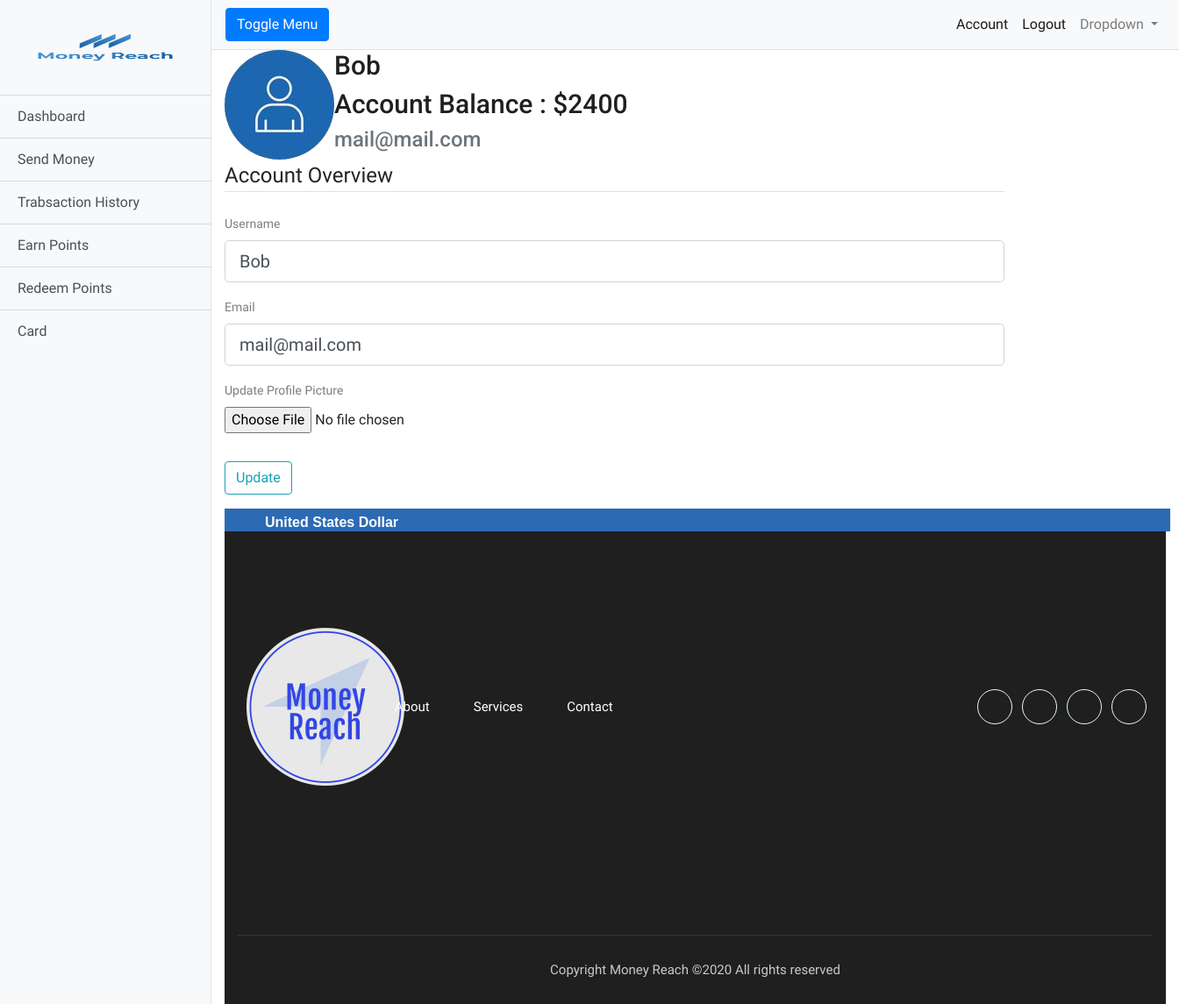
Page /account (signed in) on the committed database.
### flaskblog/models.py (models this page shows, shortened)
class User(db.Model, UserMixin):
    id = db.Column(db.Integer, primary_key=True,autoincrement=True)
    username = db.Column(db.String(20),unique=True, nullable=False)
    balance = db.Column(db.Integer,nullable=True,default=0)
    email = db.Column(db.String(120),unique=True, nullable=False)
    image_file = db.Column(db.String(20),nullable=False,default='default.jpg')
    password = db.Column(db.String(60),nullable=False)
    posts= db.relationship('Post', backref='author', lazy=True)

### flaskblog/users/routes.py (the view)
@users.route("/account", methods=['GET', 'POST'])
@login_required
def account():
    form = UpdateAccountForm()
    if form.validate_on_submit():
        if form.picture.data:
            picture_file = save_picture(form.picture.data)
            current_user.image_file = picture_file
        current_user.username = form.username.data
        current_user.email = form.email.data
        db.session.commit()
        flash('Your account has been updated!', 'success')
        return redirect(url_for('users.account'))
    elif request.method == 'GET':
        form.username.data = current_user.username
        form.email.data = current_user.email
    image_file = url_for('static', filename='profile_pic/' + current_user.image_file)
    return render_template('account.html', title='Account',
                           image_file=image_file, form=form)

### flaskblog/users/forms.py (shortened to what this page needs)
class UpdateAccountForm(FlaskForm):
    username = StringField('Username', validators=[DataRequired(), Length(min=2,max=20)])
    email = StringField('Email', validators=[DataRequired(), Email()])
    picture = FileField('Update Profile Picture', validators=[FileAllowed(['jpg','png'])])
    submit= SubmitField('Update')

### flaskblog/models.py (called while the page is built)
@login_manager.user_loader
def load_user(user_id):
    return User.query.get(int(user_id))

### flaskblog/templates/account.html (shortened to what this page needs)
{% extends "accountlayout.html" %}
{% block content %}
<div class="content-section">
    <div class="media">
      <img class="rounded-circle account-img" src="{{image_file}}">
      <div class="media-body">
        <h2 class="account-heading">{{current_user.username}}</h2>
        <h2 class="sub-header">Account Balance : ${{current_user.balance}}</h2>
        <h3 class="text-secondary">{{current_user.email}}</h3>
      </div>
    </div>
    <div class = "content-section">
        <form method= "POST" action="" enctype="multipart/form-data">
            <fieldset class = "form-group">
             <legend class="border-bottom mb-4">Account Overview</legend>
             <div class="form-group">
                 {{ form.username.label(class="form-control-label") }}
                 {% if form.username.errors %}
                         {{ form.username(class="form-control form-control-lg is-invalid") }}
                         <div class="invalid-feedback" >
                                 {% for error in form.username.errors %}
                                     <span>{{ error }}</span>
                                 {% endfor %}
                         </div>
                 {% else %}
                     {{ form.username(class="form-control form-control-lg") }}
                 {% endif %}
             </div>
             <div class="form-group"> {{ form.email.label(class="form-control-label") }}
                 {% if form.email.errors %}
                 {{ form.email(class="form-control form-control-lg is-invalid") }}
                 <div class="invalid-feedback" >
                         {% for error in form.email.errors %}
                             <span>{{ error }}</span>
                         {% endfor %}
                 </div>
         {% else %}
             {{ form.email(class="form-control form-control-lg") }}
         {% endif %}
     </div>
     <div class="form-group">
         {{ form.picture.label() }}
         {{ form.picture(class="form-control-file") }}
     </div>
            </fieldset>
            <div class="form-group">
                {{ form.submit(class="btn btn-outline-info")}}
            </div>
     </form>
     </div>
  </div>
{% endblock content %}

### flaskblog/static/css/simple-sidebar.css (style rules this page uses)
body { overflow-x: hidden; }

### rows in the picture
User: username "Bob", balance "2400", email "mail@mail.com"
